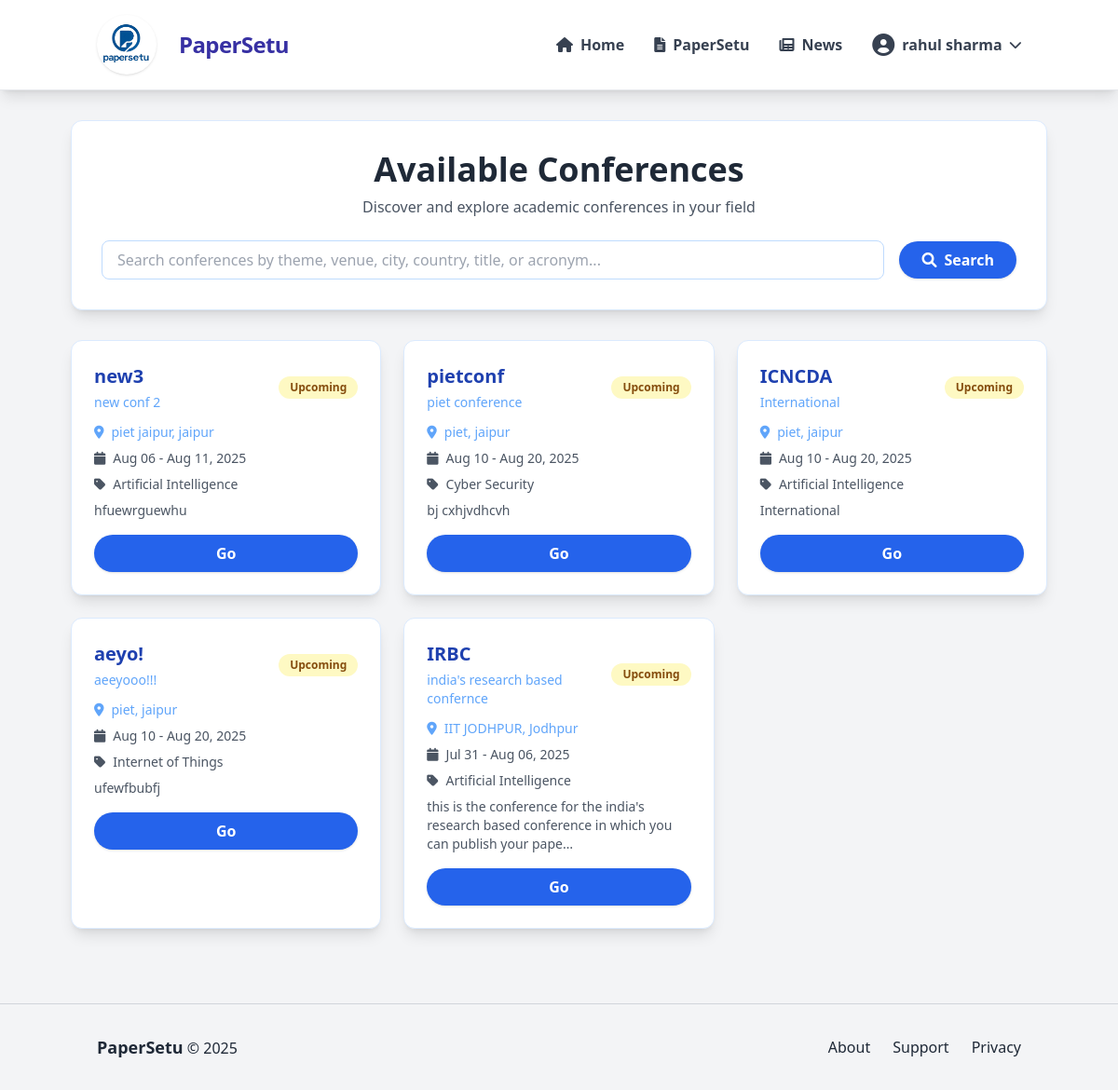
Screenshot of /conference/ (signed in) with the database file from the repository.
### accounts/models.py (models this page shows, shortened)
class User(AbstractUser):
    email = models.EmailField(unique=True)
    is_verified = models.BooleanField(default=False)
    otp = models.CharField(max_length=6, blank=True, null=True)
    otp_created_at = models.DateTimeField(blank=True, null=True)

### conference/models.py (models this page shows, shortened)
class Conference(models.Model):
    name = models.CharField(max_length=255)
    acronym = models.CharField(max_length=50, blank=True)
    web_page = models.URLField(blank=True)
    venue = models.CharField(max_length=255, blank=True)
    city = models.CharField(max_length=100, blank=True)
    country = models.CharField(max_length=100, blank=True)
    estimated_submissions = models.IntegerField(null=True, blank=True)
    start_date = models.DateField()
    end_date = models.DateField()
    primary_area = models.CharField(max_length=50, choices=AREA_CHOICES, default='AI')
    secondary_area = models.CharField(max_length=50, choices=AREA_CHOICES, default='AI')
    area_notes = models.TextField(blank=True)
    organizer = models.CharField(max_length=255, blank=True)
    organizer_web_page = models.URLField(blank=True)
    contact_phone = models.CharField(max_length=20, blank=True)
    role = models.CharField(max_length=100, blank=True)
    is_approved = models.BooleanField(default=False)
    requested_by = models.ForeignKey(User, on_delete=models.CASCADE, related_name='requested_conferences', null=True, blank=True)
    description = models.TextField(blank=True)
    chair = models.ForeignKey(User, on_delete=models.CASCADE, related_name='chaired_conferences')
    chair_name = models.CharField(max_length=255, blank=True, help_text="Conference chair's full name")
    chair_email = models.EmailField(blank=True, help_text="Conference chair's email address")
    status = models.CharField(max_length=20, choices=[('upcoming', 'Upcoming'), ('live', 'Live'), ('completed', 'Completed')], default='upcoming')
    invite_link = models.CharField(max_length=255, blank=True)
    created_at = models.DateTimeField(auto_now_add=True)
    paper_submission_deadline = models.DateField(null=True, blank=True)
    paper_format = models.CharField(max_length=10, choices=[('pdf', 'PDF'), ('docx', 'DOCX')], default='pdf')
    contact_email = models.EmailField(blank=True, help_text="Main contact email for the conference")
    registration_fee = models.DecimalField(max_digits=10, decimal_places=2, null=True, blank=True, help_text="Registration fee amount")
    theme_domain = models.CharField(max_length=255, blank=True, help_text="Conference theme or domain")
    blind_review = models.BooleanField(default=True)
    abstract_required = models.BooleanField(default=True)
    multiple_authors_allowed = models.BooleanField(default=True)
    submission_deadline = models.DateTimeField(null=True, blank=True, help_text="Final submission deadline")
    max_paper_length = models.IntegerField(default=10)
    allow_supplementary = models.BooleanField(default=False)
    reviewers_per_paper = models.IntegerField(default=3)
    review_deadline = models.DateTimeField(null=True, blank=True, help_text="Review submission deadline")
    paper_bidding_enabled = models.BooleanField(default=False, help_text="Enable paper bidding for reviewers")
    review_form_enabled = models.BooleanField(default=True)
    confidence_scores_enabled = models.BooleanField(default=True)
    allow_rebuttal_phase = models.BooleanField(default=False, help_text="Enable author rebuttal phase")
    rebuttal_deadline = models.DateTimeField(null=True, blank=True, help_text="Rebuttal submission deadline")
    rebuttal_word_limit = models.IntegerField(default=500, help_text="Word limit for rebuttals")
    decision_deadline = models.DateTimeField(null=True, blank=True, help_text="Final decision deadline")
    camera_ready_deadline = models.DateTimeField(null=True, blank=True, help_text="Camera-ready submission deadline")

### conference/views.py (the view)
# urls.py: path('', views.conferences_list, name='conferences_list'),
@login_required
def conferences_list(request):
    search_query = request.GET.get('search', '')
    area_filter = request.GET.get('area', '')
    conferences = Conference.objects.filter(
        Q(chair=request.user) |
        Q(userconferencerole__user=request.user, userconferencerole__role__in=['author', 'pc_member'])
    ).distinct().filter(is_approved=True, status__in=['upcoming', 'live'])
    if search_query:
        conferences = conferences.filter(
            Q(name__icontains=search_query) |
            Q(acronym__icontains=search_query) |
            Q(description__icontains=search_query)
        )
    if area_filter:
        conferences = conferences.filter(primary_area=area_filter)
    for conference in conferences:
        conference.user_roles = UserConferenceRole.objects.filter(
            user=request.user,
            conference=conference
        ).values_list('role', flat=True)
        if conference.chair == request.user and 'chair' not in conference.user_roles:
            conference.user_roles = list(conference.user_roles) + ['chair']
    from .models import AREA_CHOICES
    context = {
        'conferences': conferences,
        'search_query': search_query,
        'area_filter': area_filter,
        'area_choices': AREA_CHOICES,
    }
    return render(request, 'conference/conferences_list.html', context)

### templates/conference/conferences_list.html (shortened to what this page needs)
{% load static %}
<!DOCTYPE html>
<html lang="en">
<head>
    <script src="https://cdn.tailwindcss.com"></script>
    <link href="https://cdnjs.cloudflare.com/ajax/libs/font-awesome/6.0.0/css/all.min.css" rel="stylesheet">
</head>
<body class="min-h-screen bg-gray-100">
    <nav class="bg-white shadow-lg border-b border-gray-200 sticky top-0 z-30">
        <div class="container mx-auto px-4 py-4 flex justify-between items-center">
            <div class="flex items-center space-x-4">
                <img src="{% static 'images/LOGO BG.png' %}" alt="PaperSetu Logo" class="w-16 h-16 rounded-full shadow mr-2">
                <span class="text-2xl font-bold text-indigo-800 tracking-tight">PaperSetu</span>
            </div>
            <div class="flex items-center space-x-8">
                <a href="/home/" class="flex items-center space-x-2 text-gray-700 hover:text-blue-600 transition-colors font-semibold">
                    <i class="fas fa-home"></i>
                    <span>Home</span>
                </a>
                <a href="/dashboard/" class="flex items-center space-x-2 text-gray-700 hover:text-blue-600 transition-colors font-semibold">
                    <i class="fas fa-file-alt"></i>
                    <span>PaperSetu</span>
                </a>
                <a href="/news/" class="flex items-center space-x-2 text-gray-700 hover:text-blue-600 transition-colors font-semibold">
                    <i class="fas fa-newspaper"></i>
                    <span>News</span>
                </a>
                <div class="relative" x-data="{ open: false }">
                    <button @click="open = !open" class="flex items-center space-x-2 text-gray-700 hover:text-blue-600 transition-colors font-semibold">
                        <i class="fas fa-user-circle text-2xl"></i>
                        <span>{{ user.get_full_name|default:user.username }}</span>
                        <i class="fas fa-chevron-down text-sm"></i>
                    </button>
                </div>
            </div>
        </div>
    </nav>
    <main class="flex-grow max-w-[90%] mx-auto px-4 py-8">
        <div class="bg-white rounded-xl shadow-lg p-8 border border-blue-100 mb-8">
            <div class="text-center mb-6">
                <h1 class="text-4xl font-bold text-gray-800 mb-2">Available Conferences</h1>
                <p class="text-gray-600">Discover and explore academic conferences in your field</p>
            </div>
            <form id="conference-search-form" class="flex flex-col md:flex-row items-center gap-4 justify-start relative">
                <div class="relative w-full">
                    <input type="text" id="search-input" name="q" value="{{ search_query|default:'' }}" placeholder="Search conferences by theme, venue, city, country, title, or acronym..." class="w-full px-4 py-2 rounded-lg border border-blue-200 focus:outline-none focus:ring-2 focus:ring-blue-400 pr-10" />
                </div>
                <button type="submit" class="bg-blue-600 hover:bg-blue-700 text-white px-6 py-2 rounded-full font-bold shadow transition-all duration-200 flex items-center gap-2">
                    <i class="fas fa-search"></i> Search
                </button>
            </form>
        </div>
        {% if conferences %}
            <div class="grid grid-cols-1 md:grid-cols-2 lg:grid-cols-3 gap-6">
                {% for conference in conferences %}
                    <div class="bg-white rounded-xl shadow-lg p-6 border border-blue-100 flex flex-col justify-between hover:scale-105 hover:shadow-2xl transition-all duration-300">
                        <div>
                            <div class="flex justify-between items-center mb-3">
                                <div>
                                    <h3 class="text-xl font-bold text-blue-800 mb-1">{{ conference.acronym|default:conference.name|truncatechars:20 }}</h3>
                                    <p class="text-blue-400 text-sm">{{ conference.name|truncatechars:40 }}</p>
                                </div>
                                <span class="px-3 py-1 rounded-full text-xs font-semibold
                                    {% if conference.status == 'upcoming' %}bg-yellow-100 text-yellow-800
                                    {% elif conference.status == 'live' %}bg-green-100 text-green-800
                                    {% else %}bg-gray-100 text-gray-800{% endif %}">
                                    {{ conference.status|title }}
                                </span>
                            </div>
                            <div class="flex items-center text-blue-400 text-sm mb-2">
                                <i class="fas fa-map-marker-alt mr-2"></i>
                                <span>{{ conference.venue|default:"TBD" }}{% if conference.city %}, {{ conference.city }}{% endif %}</span>
                            </div>
                            <div class="mb-4">
                                <div class="flex items-center text-gray-600 text-sm mb-2">
                                    <i class="fas fa-calendar mr-2"></i>
                                    <span>{{ conference.start_date|date:"M d" }} - {{ conference.end_date|date:"M d, Y" }}</span>
                                </div>
                                <div class="flex items-center text-gray-600 text-sm mb-2">
                                    <i class="fas fa-tag mr-2"></i>
                                    <span>{{ conference.get_primary_area_display }}</span>
                                </div>
                                {% if conference.description %}
                                    <p class="text-gray-600 text-sm">{{ conference.description|truncatechars:100 }}</p>
                                {% endif %}
                            </div>
                            <div class="flex space-x-2 mt-auto">
                                {% if conference.chair.id == user.id or 'pc_member' in conference.user_roles or 'author' in conference.user_roles %}
                                    <a href="/conference/{{ conference.id }}/choose-role/" class="flex-1 bg-blue-600 hover:bg-blue-700 text-white font-bold rounded-full px-4 py-2 shadow transition-all duration-200 text-center">Go</a>
                                {% else %}
                                    <div class="w-full text-center py-2 px-4 rounded-full text-sm font-medium bg-gray-100 text-gray-500">
                                        <i class="fas fa-info-circle mr-1"></i>Contact chair for invitation
                                    </div>
                                {% endif %}
                            </div>
                        </div>
                    </div>
                {% endfor %}
            </div>
        {% endif %}
    </main>
    <footer class="bg-gray-100 text-gray-800 py-8 mt-12 border-t border-gray-300">
        <div class="container mx-auto px-4">
            <div class="flex flex-col md:flex-row justify-between items-center">
                <div class="mb-4 md:mb-0">
                    <span class="font-bold text-lg">PaperSetu</span> &copy; {% now "Y" %}
                </div>
                <div class="flex space-x-6">
                    <a href="#" class="hover:text-blue-600 transition-colors">About</a>
                    <a href="#" class="hover:text-blue-600 transition-colors">Support</a>
                    <a href="#" class="hover:text-blue-600 transition-colors">Privacy</a>
                </div>
            </div>
        </div>
    </footer>
</body>
</html>

### rows the page displays
User: get_full_name "rahul sharma"
Conference: acronym "new3", name "new conf 2", status "Upcoming", venue "piet jaipur", city "jaipur", start_date "Aug 06", end_date "Aug 11, 2025", primary_area "Artificial Intelligence", description "hfuewrguewhu"
Conference: acronym "pietconf", name "piet conference", status "Upcoming", venue "piet", city "jaipur", start_date "Aug 10", end_date "Aug 20, 2025", primary_area "Cyber Security", description "bj cxhjvdhcvh"
Conference: acronym "ICNCDA", name "International", status "Upcoming", venue "piet", city "jaipur", start_date "Aug 10", end_date "Aug 20, 2025", primary_area "Artificial Intelligence", description "International"
Conference: acronym "aeyo!", name "aeeyooo!!!", status "Upcoming", venue "piet", city "jaipur", start_date "Aug 10", end_date "Aug 20, 2025", primary_area "Internet of Things", description "ufewfbubfj"
Conference: acronym "IRBC", name "india's research based confernce", status "Upcoming", venue "IIT JODHPUR", city "Jodhpur", start_date "Jul 31", end_date "Aug 06, 2025", primary_area "Artificial Intelligence", description "this is the conference for the india's research based conference in which you can publish your pape…"
